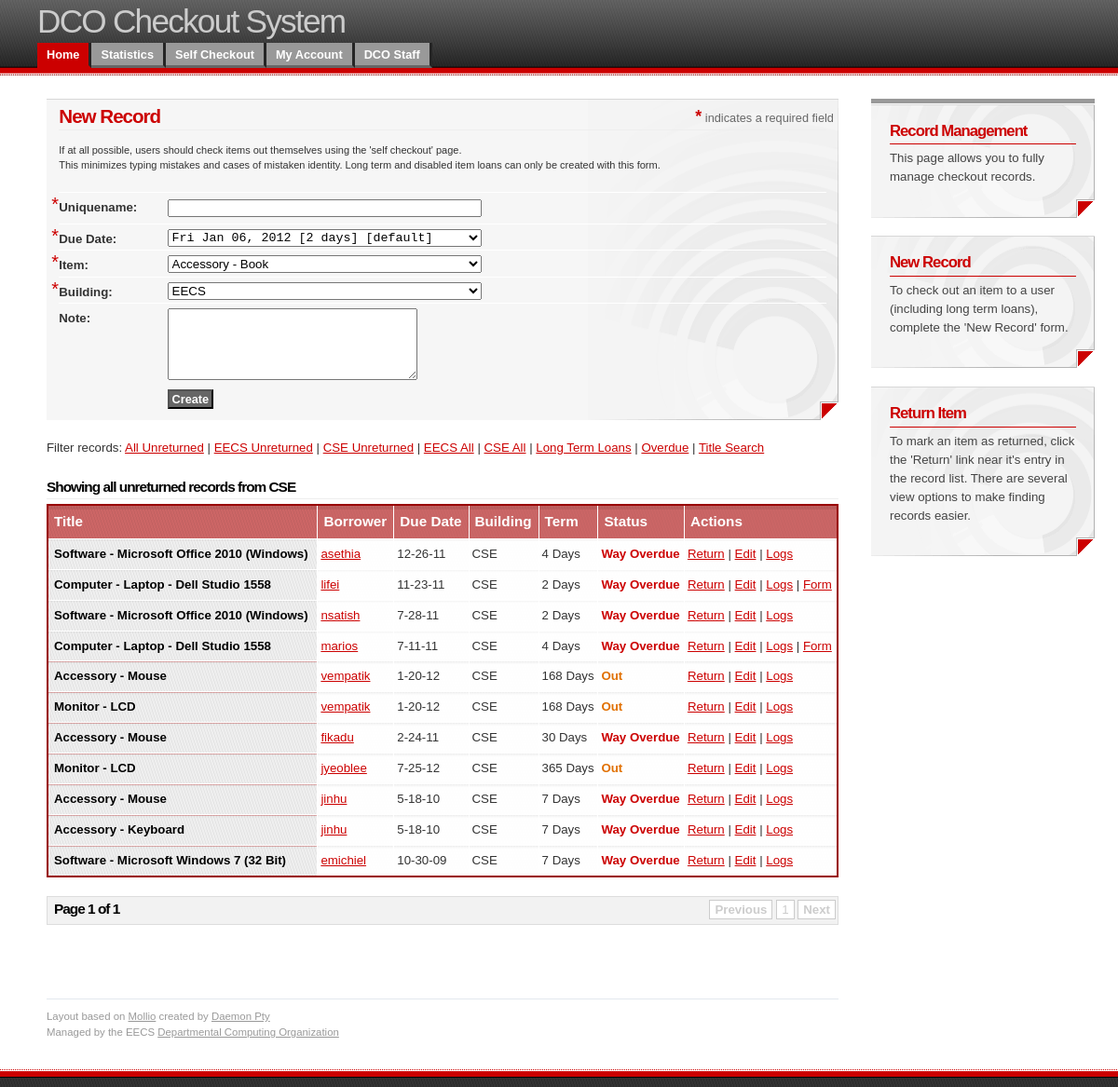
/staff/records.php?view=OUT-CSE, run on an earlier commit of the app's database.
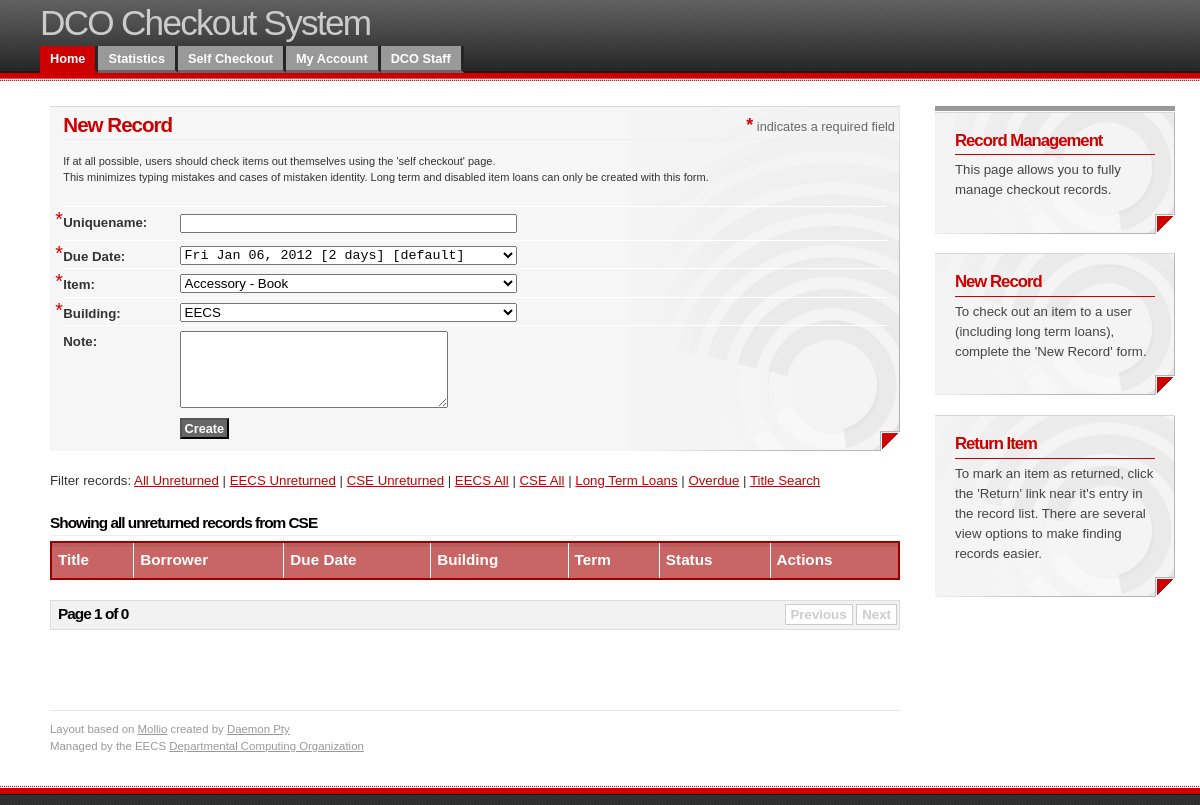
And on a later commit of the database.
### tables this page shows
CREATE TABLE records( id INTEGER PRIMARY KEY AUTOINCREMENT, user TEXT NOT NULL, term INTEGER NOT NULL DEFAULT 7, title INTEGER NOT NULL, note TEXT, building TEXT NOT NULL, agent TEXT NOT NULL, date_out INTEGER NOT NULL, date_in INTEGER, status TEXT NOT NULL DEFAULT 'out' );

CREATE TABLE titles( id INTEGER PRIMARY KEY AUTOINCREMENT, enable INTEGER NOT NULL DEFAULT 1, type TEXT NOT NULL, title TEXT NOT NULL, notice TEXT , model TEXT, cost TEXT, form_required INTEGER NOT NULL DEFAULT 0);

### includes/title.class.php (called while the page is built, shortened)
<?php
class Title
{
	public $db;
	private function connect()
	{
		$file = "/w/web/dco/tools/checkout/includes/checkout.sqlite";
		try {
			$this->db = new PDO("sqlite:".$file);
			$this->db->setAttribute(PDO::ATTR_ERRMODE, PDO::ERRMODE_WARNING);
		} catch (PDOException $e) {
			echo "PDO Connection Error: ".$e->getMessage();
			die("Unable to connect!");
		}
		if ( $this->db )
		{
			$sql = "CREATE TABLE IF NOT EXISTS titles( ";
			$sql = $sql."id INTEGER PRIMARY KEY AUTOINCREMENT, ";
			$sql = $sql."enable INTEGER NOT NULL DEFAULT 1, ";
			$sql = $sql."type TEXT NOT NULL, ";
			$sql = $sql."title TEXT NOT NULL, ";
			$sql = $sql."model TEXT NOT NULL, ";
			$sql = $sql."cost TEXT NOT NULL, ";
			$sql = $sql."form_required INTEGER NOT NULL DEFAULT 0, ";
			$sql = $sql."notice TEXT )";
			$this->db->exec($sql);
		}
		else die( "Unable to open database." );
	}
	public function type($id)
	{
		$result = $this->find("id",$id);
		return $result[$id]["type"];
	}
	public function title($id)
	{
		$result = $this->find("id",$id);
		return $result[$id]["title"];
	}
	public function form_required($id)
	{
		$result = $this->find("id",$id);
		return $result[$id]["form_required"];
	}
	public function find($search = "all", $id = 0)
	{
		$result = array();
		if ( $search == "enabled" ) $sql = "SELECT * FROM titles WHERE enable = 1 ORDER BY type ASC, title ASC;";
		else if ( $search == "disabled" ) $sql = "SELECT * FROM titles WHERE enable = 0 ORDER BY type ASC, title ASC;";
		else if ( $search == "id" ) $sql = "SELECT * FROM titles WHERE id = ".$id.";";
		else $sql = "SELECT * FROM titles ORDER BY type ASC, title ASC;";
		foreach( $this->db->query($sql) as $row )
		{
			$result[$row["id"]] = array("id" => $row["id"], "enable" => $row["enable"], "type" => $row["type"], "title" => $row["title"], "model" => $row["model"], "cost" => $row["cost"], "form_required" => $row["form_required"], "notice" => $row["notice"]);
		}
		return $result;
	}
}
?>

### includes/checkout.class.php (called while the page is built, shortened)
<?php
require "title.class.php";
class Checkout
{
	public $db;
	public $titles;
	private function connect()
	{
		$this->titles = new Title();
		$file = "/w/web/dco/tools/checkout/includes/checkout.sqlite";
		try {
			$this->db = new PDO("sqlite:".$file);
			$this->db->setAttribute(PDO::ATTR_ERRMODE, PDO::ERRMODE_WARNING);
		} catch (PDOException $e) {
			echo "PDO Connection Error: ".$e->getMessage();
			die("Unable to connect!");
		}
		if ( $this->db )
		{
			$sql = "CREATE TABLE IF NOT EXISTS records( ";
			$sql = $sql."id INTEGER PRIMARY KEY AUTOINCREMENT, ";
			$sql = $sql."user TEXT NOT NULL, ";
			$sql = $sql."term INTEGER NOT NULL DEFAULT 7, ";
			$sql = $sql."title INTEGER NOT NULL, ";
			$sql = $sql."note TEXT, ";
			$sql = $sql."building TEXT NOT NULL, ";
			$sql = $sql."agent TEXT NOT NULL, ";
			$sql = $sql."date_out INTEGER NOT NULL, ";
			$sql = $sql."date_in INTEGER, ";
		}
		else die( "Database does not exist." );
	}
	public function record_show($id)
	{
		$sql = "SELECT * FROM records WHERE id = ".$id.";";
		$array = array();
		foreach ( $this->db->query($sql) as $row )
		{
			$array["id"] = $row["id"];
			$array["user"] = $row["user"];
			$array["term"] = $row["term"];
			$array["type"] = $this->titles->type($row["title"]);
			$array["title"] = $this->titles->title($row["title"]);
			$array["title_id"] = $row["title"];
			$array["note"] = $row["note"];
			$array["building"] = $row["building"];
			$array["agent"] = $row["agent"];
			$array["date_out"] = $row["date_out"];
			$array["date_in"] = $row["date_in"];
			$array["status"] = $row["status"];
		}
		return $array;
	}
	public function record_list($search, $page = 1, $title = 0)
	{
		$query = "SELECT * FROM records";
		$view = "";
		if ( $search == "OUT-CSE" ) $view = " WHERE status = 'out' AND building = 'CSE' AND term != 0";
		if ( $view == "" ) $sql = "SELECT count(*) FROM records;";
		else $sql = "SELECT count(*) FROM records".$view.";";
		foreach ( $this->db->query($sql) as $row ) $numrows = $row[0];
		$perpage = 50;
		$lastpage = ceil($numrows/$perpage);
		if ( $page > $lastpage ) $page = $lastpage;
		if ( $page < 1 ) $page = 1;
		$limit = "LIMIT ".$perpage." OFFSET ".($page-1)*$perpage;
		$sql = $query.$view."
		ORDER BY ABS(
			".time()."-date_out+(term*86400)
		)
		ASC ".$limit.";";
		$result = $this->db->query($sql);
		$array = array();
		$array["num_pages"] = $lastpage;
		$array["curr_page"] = $page;
		$array["per_page"] = $perpage;
		$array["records"] = array();
		foreach ( $this->db->query($sql) as $row )
		{
			$array["records"][$row["id"]] = array();
			$array["records"][$row["id"]]["id"] = $row["id"];
			$array["records"][$row["id"]]["user"] = $row["user"];
			$array["records"][$row["id"]]["term"] = $row["term"];
			$array["records"][$row["id"]]["type"] = $this->titles->type($row["title"]);
			$array["records"][$row["id"]]["title"] = $this->titles->title($row["title"]);
			$array["records"][$row["id"]]["title_id"] = $row["title"];
			$array["records"][$row["id"]]["note"] = $row["note"];
			$array["records"][$row["id"]]["building"] = $row["building"];
			$array["records"][$row["id"]]["agent"] = $row["agent"];
			$array["records"][$row["id"]]["date_out"] = $row["date_out"];
			$array["records"][$row["id"]]["date_in"] = $row["date_in"];
			$array["records"][$row["id"]]["status"] = $row["status"];
			if ($this->titles->form_required($row["title"]) == 1) $array["records"][$row["id"]]["form_required"] = TRUE;
			else $array["records"][$row["id"]]["form_required"] = FALSE;
		}
		return $array;
	}
	public function status( $id )
	{
		$record = $this->record_show($id);
		if ( $record["status"] == "out" )
		{
			if ( $record["term"] != 0 )
			{
				if ( $record["date_out"] < (time()-(($record["term"]+7)*86400)) ) return "way";
			}
			return "out";
		}
	}
}
?>

### staff/records.php (the view, shortened to what the changed rows need)
<?php require "../layout/section_header.php"; ?>
<div id="content">
	<?php
	require "../includes/checkout.class.php";
	require "../includes/notice.class.php";
	$checkout = new Checkout();
	if ( isset($_REQUEST["action"]) ) $action = $_REQUEST["action"];
	else $action = NULL;
		?>
		<?php
	if ( $action != "edit" AND $action != "remove" ) $action = "new";
	if ( $action == "new" )
	{
		?>
			<?php
			$titles = $checkout->titles->find("all");
			?>
		<?php
	}
	if ( isset($_REQUEST["view"])) $view = $_REQUEST["view"];
	else $view = "OUT-ALL";
	if ( isset($_REQUEST["id"])) $id = $_REQUEST["id"];
	else $id = 0;
			?>
			<?php
	if ( isset($_REQUEST["page"])) $page = $_REQUEST["page"];
	else $page = 1;
	$array = $checkout->record_list($view,$page,$id);
	$records = $array["records"];
	$curr_page = $array["curr_page"];
	$last_page = $array["num_pages"];
	$here = "records.php?view=".$view."&page=$page";
	?>
	<table class='table1'>
		<tbody>
			<tr>
				<th>Title</th>
				<th>Borrower</th>
				<th>Due Date</th>
				<th>Building</th>
				<th>Term</th>
				<th>Status</th>
				<th>Actions</th>
			</tr>
			<?php
			foreach( $records as $record )
			{
				echo "<tr>";
				echo "<th class='sub'>".$record["type"]." - ".$record["title"]."</th>";
				echo "<td><a href='user.php?user=".$record["user"]."'>".$record["user"]."</a></td>";
				if ( $record["term"] == 0 ) echo "<td>none</td>";
				else echo "<td>".date("n-j-y",$record["date_out"]+($record["term"]*86400))."</td>";
				echo "<td>".$record["building"]."</td>";
				echo "<td>";
				if ( $record["term"] == 0 ) echo "Long Term";
				else echo $record["term"]." Days";
				echo "</td>";
				echo "<td>";
				if ( $checkout->status($record["id"]) == "in" ) echo "<span class='success'>Returned</span>";
				if ( $checkout->status($record["id"]) == "out" ) echo "<span class='highlight'>Out</span>";
				if ( $checkout->status($record["id"]) == "late" ) echo "<span class='error'>Overdue</span>";
				if ( $checkout->status($record["id"]) == "way" ) echo "<span class='error'>Way Overdue</span>";
				echo "</td>";
				echo "<td>";
				if ( $record["status"] == "out"  ) echo "<a href='actions.php?destination=records.php&action=return&id=".$record["id"]."'>Return</a> | ";
				echo "<a href='records.php?action=edit&id=".$record["id"]."'>Edit</a> | ";
				echo "<a href='viewlog.php?term=".$record["id"]."'>Logs</a>";
				if ( $record["form_required"] ) {
					echo " | <a href='https://www.eecs.umich.edu/dco/tools/checkout/removal_form.php?id=".$record["id"]."' target='_blank'>Form</a>";
				}
				echo "</tr>";
			}
			?>
		</tbody>
	</table>
	<br />
	<?php
	echo "<div class='pagination'><p>";
	if ( $curr_page > 1 ) echo "<a href='".$here."&page=".($curr_page-1)."'><strong>Previous</strong></a>\n";
	else echo "<span><strong>Previous</strong></span>\n";
	function page_link($here,$curr,$i)
	{
		if ( $curr == $i ) echo "<span>".$i."</span>\n";
		else echo "<a href='".$here."&page=".$i."'>".$i."</a>\n";
	}
	if ( $last_page < 12 )
	{
		for( $i = 1; $i <= $last_page; $i++ ) page_link($here,$curr_page,$i);
	}
	if ( $curr_page < $last_page ) echo "<a href='".$here."&page=".($curr_page+1)."'><strong>Next</strong></a>";
	else echo "<span><strong>Next</strong></span>";
	echo "</p>";
	echo "<h4>Page ".$curr_page." of ".$last_page."</h4>";
	echo "</div>";
	?>
	<br />
	<br />
	<br />
</div>
<?php require "../layout/footer.php"; ?>

What changed in the data, as far as the page shows it:
removed records: type "Software", title "Microsoft Office 2010 (Windows)", user "asethia", date("n-j-y",$record["date_out"]+($record["term"]*86400)) "12-26-11", building "CSE", term "4", shows "Way Overdue"
removed records: type "Computer", title "Laptop - Dell Studio 1558", user "lifei", date("n-j-y",$record["date_out"]+($record["term"]*86400)) "11-23-11", building "CSE", term "2", shows "Way Overdue"
removed records: type "Software", title "Microsoft Office 2010 (Windows)", user "nsatish", date("n-j-y",$record["date_out"]+($record["term"]*86400)) "7-28-11", building "CSE", term "2", shows "Way Overdue"
removed records: type "Computer", title "Laptop - Dell Studio 1558", user "marios", date("n-j-y",$record["date_out"]+($record["term"]*86400)) "7-11-11", building "CSE", term "4", shows "Way Overdue"
removed records: type "Accessory", title "Mouse", user "vempatik", date("n-j-y",$record["date_out"]+($record["term"]*86400)) "1-20-12", building "CSE", term "168", shows "Out"
removed records: type "Monitor", title "LCD", user "vempatik", date("n-j-y",$record["date_out"]+($record["term"]*86400)) "1-20-12", building "CSE", term "168", shows "Out"
removed records: type "Accessory", title "Mouse", user "fikadu", date("n-j-y",$record["date_out"]+($record["term"]*86400)) "2-24-11", building "CSE", term "30", shows "Way Overdue"
removed records: type "Monitor", title "LCD", user "jyeoblee", date("n-j-y",$record["date_out"]+($record["term"]*86400)) "7-25-12", building "CSE", term "365", shows "Out"
removed records: type "Accessory", title "Mouse", user "jinhu", date("n-j-y",$record["date_out"]+($record["term"]*86400)) "5-18-10", building "CSE", term "7", shows "Way Overdue"
removed records: type "Accessory", title "Keyboard", user "jinhu", date("n-j-y",$record["date_out"]+($record["term"]*86400)) "5-18-10", building "CSE", term "7", shows "Way Overdue"
removed records: type "Software", title "Microsoft Windows 7 (32 Bit)", user "emichiel", date("n-j-y",$record["date_out"]+($record["term"]*86400)) "10-30-09", building "CSE", term "7", shows "Way Overdue"
computed for titles: form_required "1" → "0"
Also different on the page:
list line gone: "1"
